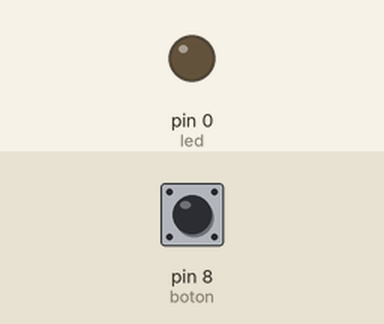
Simulated run of this sketch. Board: Arduino Uno, built with avr-gcc and run on an emulated ATmega328P. Shown: output pins drawn as LEDs (lit = HIGH). Inputs (shaded band) come from the test bench; at power-on: pin 8 (boton) LOW.

Above: at 1.2 s.
1.3 s: pin 8 (boton) pulled HIGH for 0.15 s
At 1.37 s:
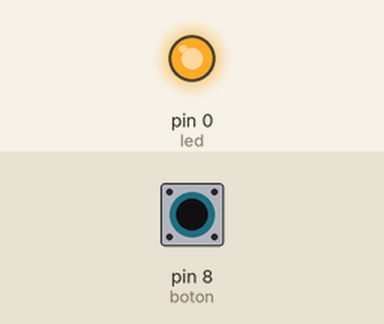
2.9 s: pin 8 (boton) pulled HIGH for 3.2 s
At 6.4 s:
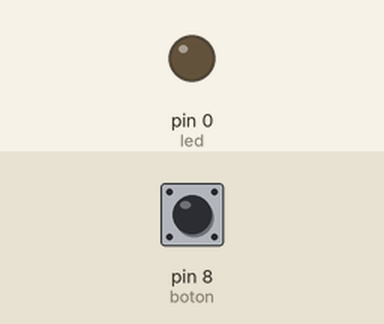
Timing chart, 0 to 7.9 s (numbered marks = the images above; inputs shaded):
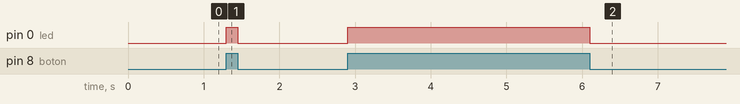

The sketch:

Button.ino
```cpp
//Jorge Azzulito Franco
//Enciende LED con un botón físico
//Boton conectado a pin 8
//Led conectado a pin 0

void setup() {
  pinMode(0, OUTPUT);
  pinMode(8, INPUT);
}

const int boton = 8;
const int led =  0;
int estadoBoton = 0;

void loop() {

  estadoBoton = digitalRead(boton);

  if (estadoBoton == HIGH) {
    // Enciende LED
    digitalWrite(led, HIGH);
  } else {
    // Apaga LED
    digitalWrite(led, LOW);
  }
}
```

Measured:
- after the input at 1.3 s, pin 0 (led): LOW → HIGH at once, → LOW 0.15 s later
- after the input at 2.9 s, pin 0 (led): LOW → HIGH at once, → LOW 3.2 s later
